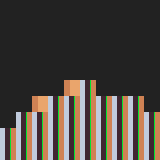

Below is a game level as drawn by its tile map, then a one-line description and the .tmx file that defines it, in full:
An orthogonal 10x10 tile map with 16x16 px tiles, 2 tile layers (floor, walls).

<map version="1.10" tiledversion="1.11.2" orientation="orthogonal" renderorder="right-down" width="10" height="10" tilewidth="16" tileheight="16" infinite="0" nextlayerid="3" nextobjectid="1">
 <tileset firstgid="1" source="../sheets/sampleSheet.tsx" />
 <layer id="1" name="floor" width="10" height="10">
  <data encoding="csv">
1,1,1,1,1,1,1,1,1,1,
1,1,1,1,1,1,1,1,1,1,
1,1,1,1,1,1,1,1,1,1,
1,1,1,1,1,1,1,1,1,1,
1,1,1,1,1,1,1,1,1,1,
1,1,1,49,50,49,1,1,1,1,
1,1,50,49,49,49,49,49,49,1,
1,49,49,49,49,49,49,49,49,49,
49,49,49,49,49,49,49,49,49,49,
49,49,49,49,49,49,49,49,49,49
</data>
 </layer>
 <layer id="2" name="walls" width="10" height="10">
  <data encoding="csv">
0,0,0,0,0,0,0,0,0,0,
0,0,0,0,0,0,0,0,0,0,
0,0,0,0,0,0,0,0,0,0,
0,0,0,0,0,0,0,0,0,0,
0,0,0,0,0,0,0,0,0,0,
0,0,0,6,0,0,0,0,0,0,
0,0,0,0,0,0,0,0,0,0,
0,0,0,0,0,0,0,0,0,0,
0,0,0,0,0,0,0,0,0,0,
0,0,0,0,0,0,0,0,0,0
</data>
 </layer>
</map>